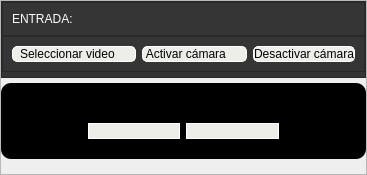
           <widget class="QFrame" name="frame_5">
            <property name="frameShape">
             <enum>QFrame::StyledPanel</enum>
            </property>
            <property name="frameShadow">
             <enum>QFrame::Raised</enum>
            </property>
            <layout class="QVBoxLayout" name="verticalLayout_3" stretch="5,17">
             <property name="spacing">
              <number>5</number>
             </property>
             <property name="leftMargin">
              <number>0</number>
             </property>
             <property name="topMargin">
              <number>0</number>
             </property>
             <property name="rightMargin">
              <number>0</number>
             </property>
             <property name="bottomMargin">
              <number>15</number>
             </property>
             <item>
              <widget class="QFrame" name="frame_7">
               <property name="styleSheet">
                <string notr="true">QFrame{
background-color:#353535;
}
QPushButton{
font: 10pt &quot;Franklin Gothic Book&quot;;
background-color: #edede9;
color: black;
border-radius:5px;
border: 1px solid white;
}
QPushButton:hover{
background-color: #fca311;
}</string>
               </property>
               <property name="frameShape">
                <enum>QFrame::StyledPanel</enum>
               </property>
               <property name="frameShadow">
                <enum>QFrame::Raised</enum>
               </property>
               <layout class="QVBoxLayout" name="verticalLayout_21">
                <property name="spacing">
                 <number>0</number>
                </property>
                <property name="leftMargin">
                 <number>0</number>
                </property>
                <property name="topMargin">
                 <number>0</number>
                </property>
                <property name="rightMargin">
                 <number>0</number>
                </property>
                <property name="bottomMargin">
                 <number>5</number>
                </property>
                <item>
                 <widget class="QFrame" name="frame_21">
                  <property name="frameShape">
                   <enum>QFrame::StyledPanel</enum>
                  </property>
                  <property name="frameShadow">
                   <enum>QFrame::Raised</enum>
                  </property>
                  <layout class="QHBoxLayout" name="horizontalLayout_9">
                   <item>
                    <widget class="QLabel" name="label_10">
                     <property name="styleSheet">
                      <string notr="true">font: 11pt &quot;Franklin Gothic Book&quot;;
color: white;</string>
                     </property>
                     <property name="text">
                      <string>ENTRADA:</string>
                     </property>
                    </widget>
                   </item>
                  </layout>
                 </widget>
                </item>
                <item>
                 <widget class="QFrame" name="frame_20">
                  <property name="frameShape">
                   <enum>QFrame::StyledPanel</enum>
                  </property>
                  <property name="frameShadow">
                   <enum>QFrame::Raised</enum>
                  </property>
                  <layout class="QHBoxLayout" name="horizontalLayout_5">
                   <item>
                    <widget class="QPushButton" name="bt_select_video">
                     <property name="layoutDirection">
                      <enum>Qt::RightToLeft</enum>
                     </property>
                     <property name="text">
                      <string>  Seleccionar video      </string>
                     </property>
                     <property name="icon">
                      <iconset>
                       <normaloff>imagenes/icons8-laptop-play-video-48.png</normaloff>imagenes/icons8-laptop-play-video-48.png</iconset>
                     </property>
                     <property name="iconSize">
                      <size>
                       <width>30</width>
                       <height>30</height>
                      </size>
                     </property>
                    </widget>
                   </item>
                   <item>
                    <widget class="QPushButton" name="bt_camara">
                     <property name="layoutDirection">
                      <enum>Qt::RightToLeft</enum>
                     </property>
                     <property name="text">
                      <string> Activar cámara      </string>
                     </property>
                     <property name="icon">
                      <iconset>
                       <normaloff>imagenes/icons8-cámara-compacta-48.png</normaloff>imagenes/icons8-cámara-compacta-48.png</iconset>
                     </property>
                     <property name="iconSize">
                      <size>
                       <width>30</width>
                       <height>30</height>
                      </size>
                     </property>
                    </widget>
                   </item>
                   <item>
                    <widget class="QPushButton" name="bt_desac_camara">
                     <property name="layoutDirection">
                      <enum>Qt::RightToLeft</enum>
                     </property>
                     <property name="text">
                      <string>Desactivar cámara</string>
                     </property>
                     <property name="icon">
                      <iconset>
                       <normaloff>imagenes/icons8-apagar-48.png</normaloff>imagenes/icons8-apagar-48.png</iconset>
                     </property>
                     <property name="iconSize">
                      <size>
                       <width>30</width>
                       <height>30</height>
                      </size>
                     </property>
                    </widget>
                   </item>
                  </layout>
                 </widget>
                </item>
               </layout>
              </widget>
             </item>
             <item>
              <widget class="QFrame" name="frame_8">
               <property name="styleSheet">
                <string notr="true">background-color: black;
border-radius:10px;</string>
               </property>
               <property name="frameShape">
                <enum>QFrame::StyledPanel</enum>
               </property>
               <property name="frameShadow">
                <enum>QFrame::Raised</enum>
               </property>
               <layout class="QVBoxLayout" name="verticalLayout_9" stretch="10,0">
                <item>
                 <widget class="QLabel" name="label_video_entrada">
                  <property name="layoutDirection">
                   <enum>Qt::LeftToRight</enum>
                  </property>
                  <property name="styleSheet">
                   <string notr="true">font: 10pt &quot;MS Shell Dlg 2&quot;;
color:white;</string>
                  </property>
                  <property name="text">
                   <string/>
                  </property>
                 </widget>
                </item>
                <item>
                 <widget class="QFrame" name="frame_22">
                  <property name="styleSheet">
                   <string notr="true">QPushButton{
font: 10pt &quot;Franklin Gothic Book&quot;;
background-color: #edede9;
color: black;
border-radius:20;
border: 1px solid white;
}
QPushButton:hover{
background-color: #219ebc;
}</string>
                  </property>
                  <property name="frameShape">
                   <enum>QFrame::StyledPanel</enum>
                  </property>
                  <property name="frameShadow">
                   <enum>QFrame::Raised</enum>
                  </property>
                  <layout class="QHBoxLayout" name="horizontalLayout_8" stretch="3,4,4,3">
                   <item>
                    <spacer name="horizontalSpacer_6">
                     <property name="orientation">
                      <enum>Qt::Horizontal</enum>
                     </property>
                     <property name="sizeHint" stdset="0">
                      <size>
                       <width>78</width>
                       <height>20</height>
                      </size>
                     </property>
                    </spacer>
                   </item>
                   <item>
                    <widget class="QPushButton" name="bt_play">
                     <property name="text">
                      <string/>
                     </property>
                     <property name="icon">
                      <iconset>
                       <normaloff>imagenes/icons8-play-50.png</normaloff>imagenes/icons8-play-50.png</iconset>
                     </property>
                     <property name="iconSize">
                      <size>
                       <width>50</width>
                       <height>38</height>
                      </size>
                     </property>
                    </widget>
                   </item>
                   <item>
                    <widget class="QPushButton" name="bt_stop">
                     <property name="text">
                      <string/>
                     </property>
                     <property name="icon">
                      <iconset>
                       <normaloff>imagenes/icons8-detener-50.png</normaloff>imagenes/icons8-detener-50.png</iconset>
                     </property>
                     <property name="iconSize">
                      <size>
                       <width>38</width>
                       <height>38</height>
                      </size>
                     </property>
                    </widget>
                   </item>
                   <item>
                    <spacer name="horizontalSpacer_7">
                     <property name="orientation">
                      <enum>Qt::Horizontal</enum>
                     </property>
                     <property name="sizeHint" stdset="0">
                      <size>
                       <width>78</width>
                       <height>20</height>
                      </size>
                     </property>
                    </spacer>
                   </item>
                  </layout>
                 </widget>
                </item>
               </layout>
              </widget>
             </item>
            </layout>
           </widget>
